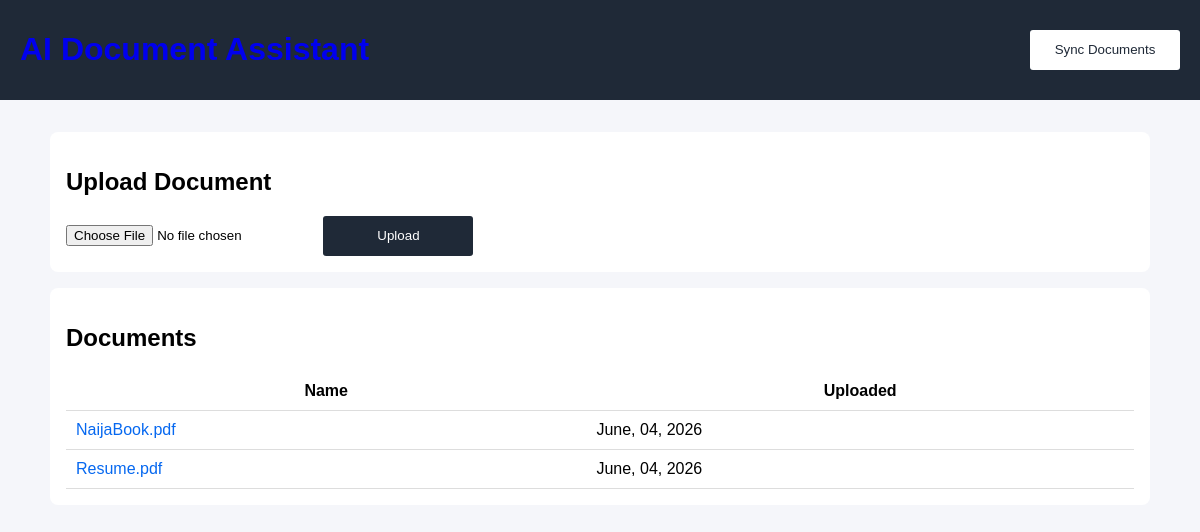
Page /documents on the earlier database version.
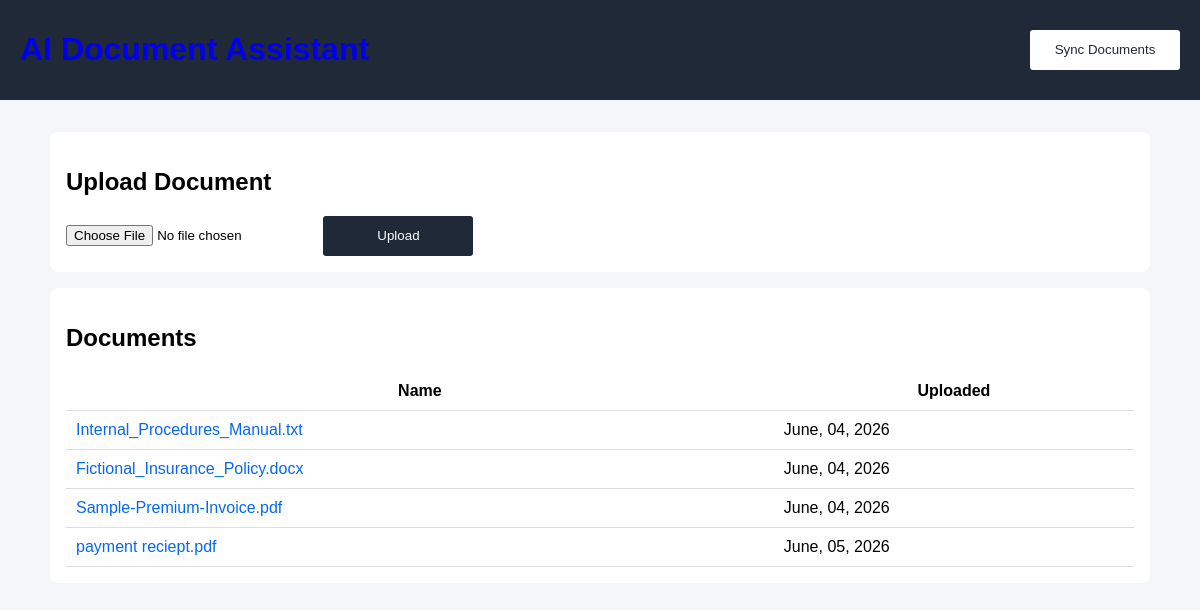
Same page on the later database version.
### app/models.py (models this page shows, shortened)
class Document(Base):
    __tablename__ = "documents"
    id:Mapped[int] = mapped_column(Integer, primary_key=True, index=True)
    stored_filename: Mapped[str] = mapped_column(String(200),nullable=False)
    original_filename:Mapped[str] = mapped_column(String(200), nullable=False)
    uploaded_at:Mapped[datetime] = mapped_column(DateTime(timezone=True), default=lambda:datetime.now(UTC))
    questions:Mapped[list[Question]] = relationship(back_populates="document", cascade="all, delete-orphan")
    summary: Mapped[Summary] = relationship(back_populates="document", uselist=False, cascade="all, delete-orphan")
    extraction:Mapped[Extraction] = relationship(back_populates="document", uselist=False, cascade="all, delete-orphan")
    analysis: Mapped["DocumentAnalysis"] = relationship(back_populates="document", uselist=False, cascade="all, delete-orphan")

### app/web/documents.py (the view)
@router.get("/", include_in_schema=False, name="home")
@router.get("/documents", include_in_schema=False, name="documents")
def get_documents(request:Request, db:Annotated[Session, Depends(get_db)], message: str | None = None, filename: str | None = None):
    result = db.execute(select(models.Document))
    documents = result.scalars().all()
    alert = None
    if message == "upload_success":
        alert = f"{filename} uploaded successfully!"
    elif message == "unsupported_file":
        alert = "Unsupported file type. Please upload PDF, DOCX or TXT files."
    elif message == "upload_failed":
        alert = "Failed to upload document."
    return templates.TemplateResponse(
        request,
        "home.html",
        {"documents": documents, "title": "Documents", "message":message, "alert":alert},
    )

### templates/home.html (shortened to what this page needs)
{% extends "layout.html" %}
{% block content %}
<section class="card">
    <h2>Upload Document</h2>
    <form action="{{ url_for('upload_file')}}" method="post" enctype="multipart/form-data">
        <input type="file" name="file" required>
        <button type="submit">
            Upload
        </button>
    </form>
</section>
<section class="card">
<h2>Documents</h2>
<table class="document-table">
    <thead>
        <tr>
            <th>Name</th>
            <th>Uploaded</th>
        </tr>
    </thead>
    <tbody>
        {% for document in documents %}
        <tr>
            <td>
                <a class="document-link" href="{{ url_for('document_page', document_id=document.id) }}">
                    {{ document.original_filename }}
                </a>
            </td>
            <td>
                {{ document.uploaded_at.strftime('%B, %d, %Y') }}
            </td>
        </tr>
        {% endfor %}
    </tbody>
</table>
</section>
{% endblock %}

### templates/layout.html (shortened to what this page needs)
<!DOCTYPE html>
<html lang="en">
<head>
    <link rel="stylesheet" href="{{ url_for('static', path='css/main.css') }}">
</head>
<body>
  <header class="topbar">
        <a class="home-link" href="{{url_for('home')}}"><h1 class="app-name">AI Document Assistant</h1></a>
      <form action="{{url_for('web_sync_documents')}}" method="post">
        <button class="sync-docs" type="submit">Sync Documents</button>
      </form>
  </header>
  <main class="container">
      {% block content %}
      {% endblock %}
  </main>
</body>
</html>

### static/css/main.css (style rules this page uses)
body { font-family: Arial, sans-serif; background: #f5f6fa; margin: 0; }
.home-link { text-decoration: none; }
.document-link { color:#0668f0; text-decoration: none; }
.sync-docs { display: inline-block; cursor: pointer; border:none; background-color: #ffffff; color: #1f2937; width: 150px; height: 40px; border-radius: 3px; transition: background-color 0.3s, color 0.3s; }
.topbar { background: #1f2937; color: white; display: flex; align-items: center; justify-content: space-between; padding: 10px 20px; }
.container { max-width: 1100px; margin: 2rem auto; }
.card { background: white; padding: 1rem; margin-bottom: 1rem; border-radius: 8px; }
.document-table { width: 100%; border-collapse: collapse; }
.document-table th, .document-table td { padding: 10px; border-bottom: 1px solid #ddd; }
button { cursor: pointer; border:none; background-color: #1f2937; color: white; width: 150px; height: 40px; border-radius: 3px; transition: background-color 0.3s; }

Differences in the rows shown:
added Document: original_filename "Internal_Procedures_Manual.txt", uploaded_at "June, 04, 2026"
added Document: original_filename "Fictional_Insurance_Policy.docx", uploaded_at "June, 04, 2026"
changed Document: original_filename "NaijaBook.pdf" → "Sample-Premium-Invoice.pdf"
changed Document: original_filename "Resume.pdf" → "payment reciept.pdf"; uploaded_at "June, 04, 2026" → "June, 05, 2026"
